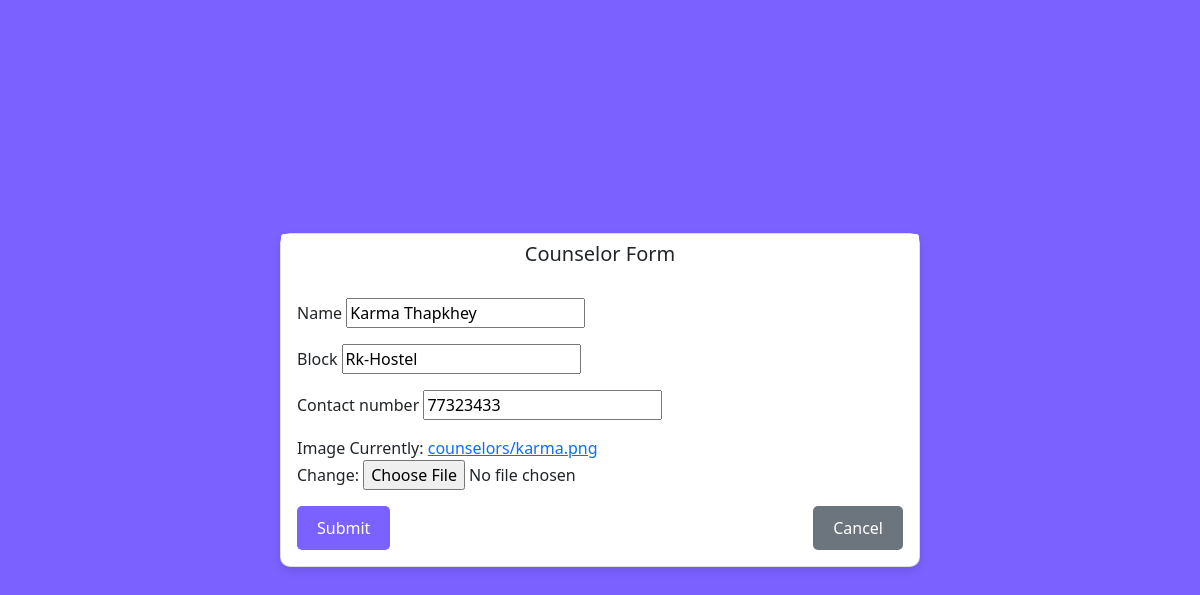
The page /update_counselor/1/ (signed in) on the database its author committed.
### APP/models.py (models this page shows, shortened)
class Counselor(models.Model):
    name = models.CharField(max_length=200)
    block = models.CharField(max_length=200)
    contact_number = models.CharField(max_length=20)
    image = models.ImageField(upload_to='counselors/')

### APP/decorators.py (the view)
        def wrapper_func(request, *args, **kwargs):
            group = None
            if request.user.groups.exists():
                group = request.user.groups.all()[0].name
            if group in allowed_roles:
                return view_func(request, *args, **kwargs)
            else:
                return HttpResponse("You are not authorized to view this page.")

### APP/forms.py
class CounselorForm(ModelForm):
    class Meta:
        model = Counselor
        fields = '__all__'

### APP/views.py (called while the page is built)
@login_required(login_url='login')
@allowed_users(allowed_roles=['admin'])
def update_counselor(request, pk):
    counselor = get_object_or_404(Counselor, id=pk)
    form = CounselorForm(instance=counselor)
    if request.method == 'POST':
        form = CounselorForm(request.POST, request.FILES, instance=counselor)
        if form.is_valid():
            form.save()
            return redirect('counselor')  # Ensure this is the correct URL pattern name
    context = {
        'form': form,
        'counselor': counselor
    }
    return render(request, 'admin_view/Forms/counselor_form.html', context)

### APP/templates/admin_view/Forms/counselor_form.html (shortened to what this page needs)
{% extends 'admin_view/Forms/main.html' %}
{% block form_title %}
    Counselor Form
{% endblock %}
{% block form_content %}
<form action="" method="POST" enctype="multipart/form-data">
    <div class="form-group">
        <label for="{{ form.name.id_for_label }}">{{ form.name.label }}</label>
        {{ form.name }}
    </div>
    <div class="form-group">
        <label for="{{ form.block.id_for_label }}">{{ form.block.label }}</label>
        {{ form.block }}
    </div>
    <div class="form-group">
        <label for="{{ form.contact_number.id_for_label }}">{{ form.contact_number.label }}</label>
        {{ form.contact_number }}
    </div>
    <div class="form-group">
        <label for="{{ form.image.id_for_label }}">{{ form.image.label }}</label>
        {{ form.image }}
    </div>
    <div class="d-flex justify-content-between mt-3">
        <button type="submit" class="btn btn-primary">Submit</button>
        <a href="{% url 'counselor' %}" class="btn btn-secondary">Cancel</a>
    </div>
</form>
{% endblock %}

### APP/templates/admin_view/Forms/main.html (style rules this page uses)
body { background-color: #7b61ff; display: flex; justify-content: center; align-items: center; height: 100vh; margin: 0; }
.form-group { margin-bottom: 1rem; }
.btn-primary { background-color: #7b61ff; border: none; border-radius: 5px; padding: 10px 20px; font-size: 1rem; }
.btn-secondary { background-color: #6c757d; border: none; border-radius: 5px; padding: 10px 20px; font-size: 1rem; }

### rows shown on the page
Counselor: name "Karma Thapkhey", block "Rk-Hostel", contact_number "77323433"
